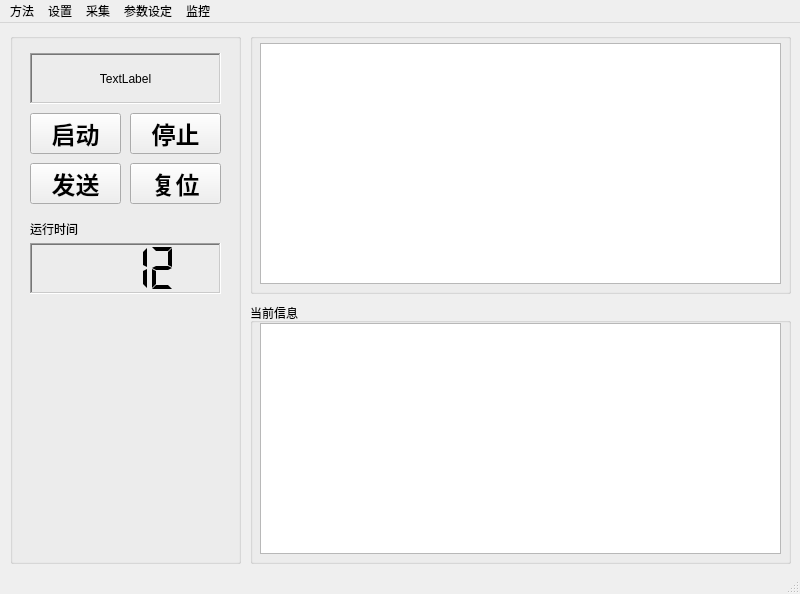
<?xml version="1.0" encoding="UTF-8"?>
<ui version="4.0">
 <class>MainWindow</class>
 <widget class="QMainWindow" name="MainWindow">
  <property name="windowModality">
   <enum>Qt::WindowModal</enum>
  </property>
  <property name="geometry">
   <rect>
    <x>0</x>
    <y>0</y>
    <width>800</width>
    <height>594</height>
   </rect>
  </property>
  <property name="contextMenuPolicy">
   <enum>Qt::PreventContextMenu</enum>
  </property>
  <property name="windowTitle">
   <string>MainWindow</string>
  </property>
  <property name="autoFillBackground">
   <bool>false</bool>
  </property>
  <property name="toolButtonStyle">
   <enum>Qt::ToolButtonIconOnly</enum>
  </property>
  <widget class="QWidget" name="centralwidget">
   <widget class="QGroupBox" name="groupBox">
    <property name="geometry">
     <rect>
      <x>10</x>
      <y>10</y>
      <width>231</width>
      <height>531</height>
     </rect>
    </property>
    <property name="font">
     <font>
      <weight>50</weight>
      <bold>false</bold>
     </font>
    </property>
    <property name="title">
     <string/>
    </property>
    <property name="flat">
     <bool>false</bool>
    </property>
    <widget class="QLabel" name="label_state">
     <property name="geometry">
      <rect>
       <x>20</x>
       <y>20</y>
       <width>191</width>
       <height>51</height>
      </rect>
     </property>
     <property name="frameShape">
      <enum>QFrame::WinPanel</enum>
     </property>
     <property name="frameShadow">
      <enum>QFrame::Sunken</enum>
     </property>
     <property name="lineWidth">
      <number>20</number>
     </property>
     <property name="text">
      <string>TextLabel</string>
     </property>
     <property name="alignment">
      <set>Qt::AlignCenter</set>
     </property>
    </widget>
    <widget class="QPushButton" name="pb_start">
     <property name="geometry">
      <rect>
       <x>20</x>
       <y>80</y>
       <width>91</width>
       <height>41</height>
      </rect>
     </property>
     <property name="font">
      <font>
       <pointsize>18</pointsize>
       <weight>75</weight>
       <bold>true</bold>
      </font>
     </property>
     <property name="text">
      <string>启动</string>
     </property>
     <property name="flat">
      <bool>false</bool>
     </property>
    </widget>
    <widget class="QPushButton" name="pb_stop">
     <property name="geometry">
      <rect>
       <x>120</x>
       <y>80</y>
       <width>91</width>
       <height>41</height>
      </rect>
     </property>
     <property name="font">
      <font>
       <pointsize>18</pointsize>
       <weight>75</weight>
       <bold>true</bold>
      </font>
     </property>
     <property name="text">
      <string>停止</string>
     </property>
     <property name="flat">
      <bool>false</bool>
     </property>
    </widget>
    <widget class="QPushButton" name="pb_sync">
     <property name="geometry">
      <rect>
       <x>20</x>
       <y>130</y>
       <width>91</width>
       <height>41</height>
      </rect>
     </property>
     <property name="font">
      <font>
       <pointsize>18</pointsize>
       <weight>75</weight>
       <bold>true</bold>
      </font>
     </property>
     <property name="text">
      <string>发送</string>
     </property>
     <property name="flat">
      <bool>false</bool>
     </property>
    </widget>
    <widget class="QPushButton" name="pb_reset">
     <property name="geometry">
      <rect>
       <x>120</x>
       <y>130</y>
       <width>91</width>
       <height>41</height>
      </rect>
     </property>
     <property name="font">
      <font>
       <pointsize>18</pointsize>
       <weight>75</weight>
       <bold>true</bold>
      </font>
     </property>
     <property name="text">
      <string>复位</string>
     </property>
     <property name="flat">
      <bool>false</bool>
     </property>
    </widget>
    <widget class="QLCDNumber" name="lcdNumber">
     <property name="geometry">
      <rect>
       <x>20</x>
       <y>210</y>
       <width>191</width>
       <height>51</height>
      </rect>
     </property>
     <property name="frameShape">
      <enum>QFrame::WinPanel</enum>
     </property>
     <property name="frameShadow">
      <enum>QFrame::Sunken</enum>
     </property>
     <property name="smallDecimalPoint">
      <bool>false</bool>
     </property>
     <property name="numDigits">
      <number>4</number>
     </property>
     <property name="digitCount">
      <number>4</number>
     </property>
     <property name="mode">
      <enum>QLCDNumber::Dec</enum>
     </property>
     <property name="segmentStyle">
      <enum>QLCDNumber::Flat</enum>
     </property>
     <property name="value" stdset="0">
      <double>12.000000000000000</double>
     </property>
    </widget>
    <widget class="QLabel" name="label">
     <property name="geometry">
      <rect>
       <x>20</x>
       <y>190</y>
       <width>54</width>
       <height>12</height>
      </rect>
     </property>
     <property name="text">
      <string>运行时间</string>
     </property>
    </widget>
   </widget>
   <widget class="QGroupBox" name="groupBox_2">
    <property name="geometry">
     <rect>
      <x>250</x>
      <y>10</y>
      <width>541</width>
      <height>261</height>
     </rect>
    </property>
    <property name="title">
     <string/>
    </property>
    <widget class="QGraphicsView" name="graphicsView">
     <property name="geometry">
      <rect>
       <x>10</x>
       <y>10</y>
       <width>521</width>
       <height>241</height>
      </rect>
     </property>
    </widget>
   </widget>
   <widget class="QGroupBox" name="groupBox_3">
    <property name="geometry">
     <rect>
      <x>250</x>
      <y>280</y>
      <width>541</width>
      <height>261</height>
     </rect>
    </property>
    <property name="title">
     <string>当前信息</string>
    </property>
    <widget class="QTableView" name="tableView_method">
     <property name="geometry">
      <rect>
       <x>10</x>
       <y>20</y>
       <width>521</width>
       <height>231</height>
      </rect>
     </property>
    </widget>
   </widget>
  </widget>
  <widget class="QMenuBar" name="menubar">
   <property name="geometry">
    <rect>
     <x>0</x>
     <y>0</y>
     <width>800</width>
     <height>23</height>
    </rect>
   </property>
   <widget class="QMenu" name="menu">
    <property name="title">
     <string>方法</string>
    </property>
    <addaction name="create"/>
    <addaction name="open"/>
    <addaction name="save"/>
    <addaction name="saveas"/>
    <addaction name="close"/>
    <addaction name="action_6"/>
    <addaction name="action_15"/>
   </widget>
   <widget class="QMenu" name="menu_2">
    <property name="title">
     <string>设置</string>
    </property>
    <addaction name="action_7"/>
    <addaction name="action_8"/>
    <addaction name="action_14"/>
    <addaction name="action_16"/>
   </widget>
   <widget class="QMenu" name="menu_3">
    <property name="title">
     <string>采集</string>
    </property>
    <addaction name="action_9"/>
    <addaction name="actionCans"/>
    <addaction name="action_10"/>
    <addaction name="action_11"/>
    <addaction name="action_U"/>
   </widget>
   <widget class="QMenu" name="menu_4">
    <property name="title">
     <string>监控</string>
    </property>
    <addaction name="action_12"/>
    <addaction name="action_13"/>
   </widget>
   <widget class="QMenu" name="ParamSetting">
    <property name="title">
     <string>参数设定</string>
    </property>
    <addaction name="separator"/>
    <addaction name="action_FID"/>
    <addaction name="action_TCD"/>
    <addaction name="separator"/>
    <addaction name="qihuashi"/>
    <addaction name="fuzhuwenxiang"/>
    <addaction name="waishimingmin"/>
    <addaction name="zhuwenxiang"/>
   </widget>
   <addaction name="menu"/>
   <addaction name="menu_2"/>
   <addaction name="menu_3"/>
   <addaction name="ParamSetting"/>
   <addaction name="menu_4"/>
  </widget>
  <widget class="QStatusBar" name="statusbar"/>
  <action name="create">
   <property name="text">
    <string>新建</string>
   </property>
  </action>
  <action name="open">
   <property name="text">
    <string>打开</string>
   </property>
  </action>
  <action name="save">
   <property name="text">
    <string>保存</string>
   </property>
  </action>
  <action name="saveas">
   <property name="text">
    <string>另存为</string>
   </property>
  </action>
  <action name="close">
   <property name="text">
    <string>关闭方法</string>
   </property>
  </action>
  <action name="action_6">
   <property name="text">
    <string>最近方法</string>
   </property>
  </action>
  <action name="action_7">
   <property name="text">
    <string>串口设置</string>
   </property>
  </action>
  <action name="action_8">
   <property name="text">
    <string>网络设置</string>
   </property>
  </action>
  <action name="action_9">
   <property name="text">
    <string>日志数据</string>
   </property>
  </action>
  <action name="actionCans">
   <property name="text">
    <string>cans数据</string>
   </property>
  </action>
  <action name="action_10">
   <property name="text">
    <string>网络监控数据</string>
   </property>
  </action>
  <action name="action_11">
   <property name="text">
    <string>实时控制数据</string>
   </property>
  </action>
  <action name="action_12">
   <property name="text">
    <string>实时数据</string>
   </property>
  </action>
  <action name="action_13">
   <property name="text">
    <string>曲线绘制</string>
   </property>
  </action>
  <action name="action_U">
   <property name="text">
    <string>自动更新数据到U盘</string>
   </property>
  </action>
  <action name="action_14">
   <property name="text">
    <string>存储设置</string>
   </property>
  </action>
  <action name="action_15">
   <property name="text">
    <string>退出</string>
   </property>
  </action>
  <action name="action_16">
   <property name="text">
    <string>绘图设置</string>
   </property>
  </action>
  <action name="action_FID">
   <property name="text">
    <string>检测器FID </string>
   </property>
  </action>
  <action name="action_TCD">
   <property name="text">
    <string>检测器TCD</string>
   </property>
  </action>
  <action name="qihuashi">
   <property name="text">
    <string>汽化室</string>
   </property>
  </action>
  <action name="fuzhuwenxiang">
   <property name="text">
    <string>辅助温箱</string>
   </property>
  </action>
  <action name="waishimingmin">
   <property name="text">
    <string>外事命名</string>
   </property>
  </action>
  <action name="zhuwenxiang">
   <property name="text">
    <string>柱温箱设定</string>
   </property>
  </action>
 </widget>
 <resources/>
 <connections/>
</ui>
